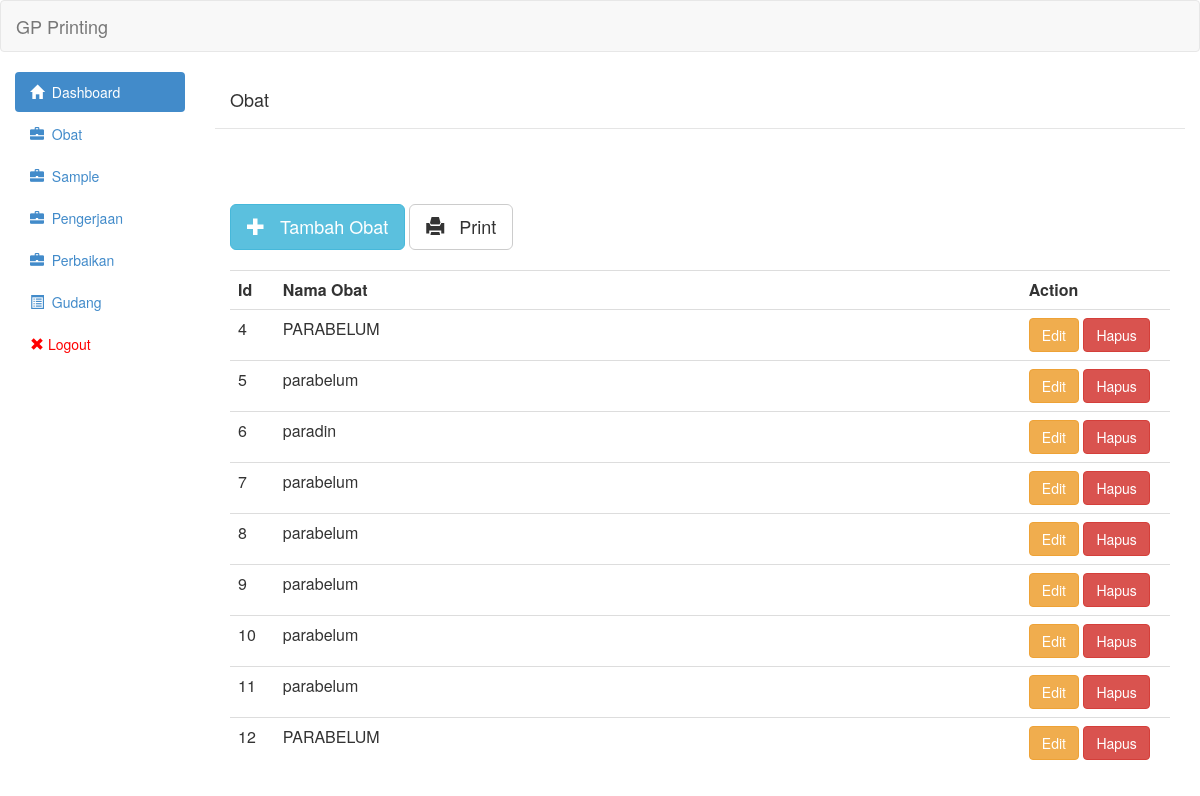
The app's page /view/obat.php (signed in), older data.
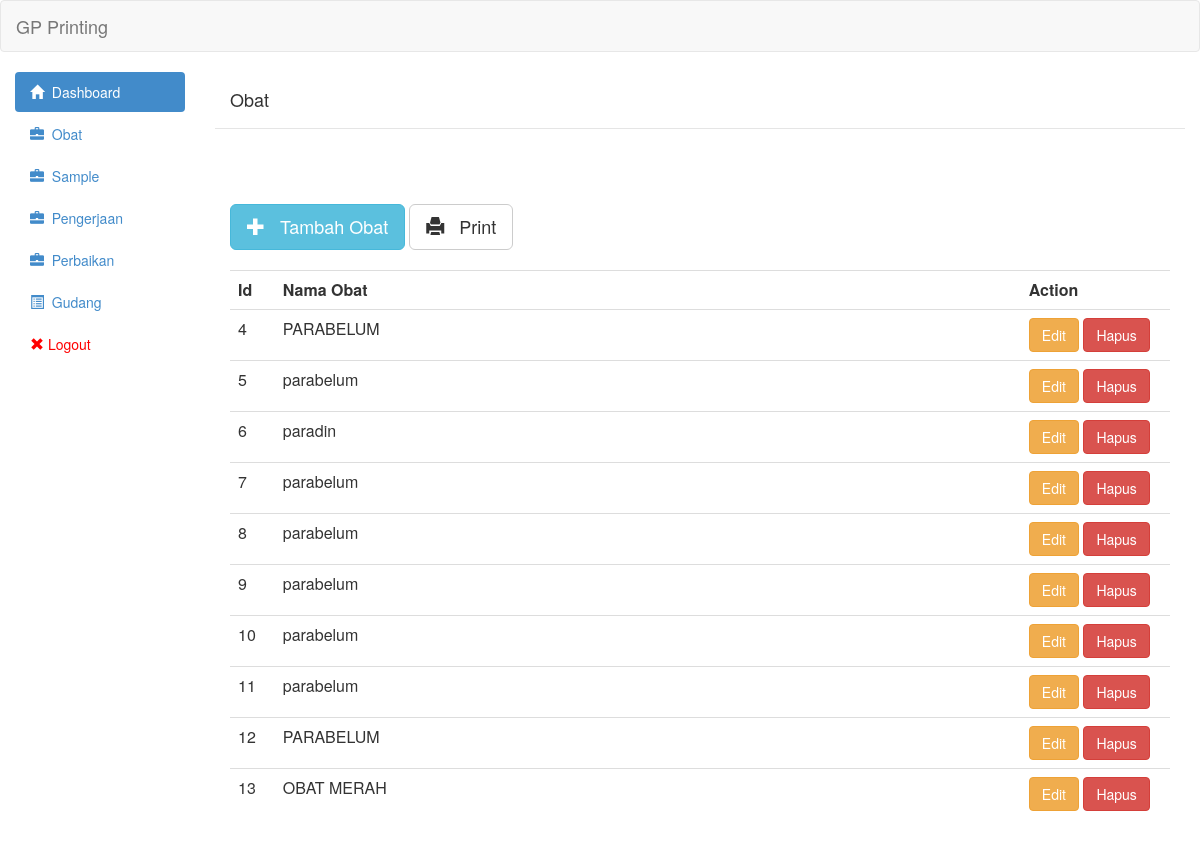
The same page, newer data.
### tables this page shows
CREATE TABLE `obat` (
  `id` int(11) NOT NULL,
  `nama_obat` varchar(255) NOT NULL,
  `kilo` decimal(10,3) NOT NULL,
  `harga_beli` int(11) NOT NULL,
  `harga_jual` int(11) NOT NULL
);

### controller/obat/obat_show.php (the view, shortened to what this page needs)
<?php
	include('../controller/config/linken.php');
	include('../controller/config/asset.php');
	$queryGetObat = "SELECT * from Obat";
	$resultGetObat = mysqli_query($link,$queryGetObat) or die(mysqli_error($link));
	 echo "<table class='table table-hover' style='width:100%'><tr>
                        <th class='col-md-1' style='width:2%'>Id</th>
                        <th class='col-md-1' style='width:50%'>Nama Obat</th>
                        <th class='col-md-1' style='width:10%'>Action</th>
                        </tr>";
	while($row = mysqli_fetch_assoc($resultGetObat)){
	?>
                            <tr onclick='AjaxGetDetailObat(<?php echo $row["id"]?>)'>
								<td><?php echo $row['id']?></td>
                                <td><?php echo $row['nama_obat']?></td>
								<td>
                                <button onclick="editObat(<?php echo $row["id"];?>)" class="btn btn-warning">Edit</button>
                                <a class='btn btn-danger' href='controller/obat/obat_delete.php?id="<?php echo $row["id"];?>"'>Hapus</a></td>
                            </tr>
<?php
	}
	echo "</table>"
	?>

### controller/config/asset.php (shortened to what this page needs)
<?php
 echo '
   <script
			  src="https://code.jquery.com/jquery-3.4.1.js"
>
	</script>
        <script src="//code.jquery.com/ui/1.11.1/jquery-ui.js"></script>
        <link rel="stylesheet" type="text/css" href="http://ajax.googleapis.com/ajax/libs/jqueryui/1.8/themes/base/jquery-ui.css" />
	<script type="text/javascript" src="assets/js/bootstrap.js"></script>
	<link rel="stylesheet" type="text/css" href="assets/css/bootstrap.css">
	<link href="https://cdnjs.cloudflare.com/ajax/libs/select2/4.0.10/css/select2.min.css" rel="stylesheet" />
	<script src="https://cdnjs.cloudflare.com/ajax/libs/select2/4.0.10/js/select2.min.js"></script>
	';
?>

### view/header.php (shortened to what this page needs)
<?php
$path = $_SERVER['DOCUMENT_ROOT'].'/gp-printing';
include($path.'/controller/config/asset.php');
?>
<!DOCTYPE html>
<html>
<body>
		<div class="navbar navbar-default">
		<div class="container-fluid">
			<div class="navbar-header">
				<a href="#" class="navbar-brand">GP Printing</a>
			</div>
		</div>
	</div>
<div class="col-md-2">
		<ul class="nav nav-pills nav-stacked">
			<li class="active"><a href="index.php"><span class="glyphicon glyphicon-home"></span>&nbsp;&nbsp;Dashboard</a></li>
            <li><a href="view/obat.php"><span class="glyphicon glyphicon-briefcase"></span>&nbsp;&nbsp;Obat</a></li>
			<li><a href="view/sample.php"><span class="glyphicon glyphicon-briefcase"></span>&nbsp;&nbsp;Sample</a></li>
			<li><a href="view/pengerjaan.php"><span class="glyphicon glyphicon-briefcase"></span>&nbsp;&nbsp;Pengerjaan</a></li>
            <li><a href="view/revisi.php"><span class="glyphicon glyphicon-briefcase"></span>&nbsp;&nbsp;Perbaikan</a></li>
            <li><a href="view/gudang.php"><span class="glyphicon glyphicon-list-alt"></span>&nbsp;&nbsp;Gudang</a></li>
            <li><a style="color:red;" href="controller/login/logout.php"><span class="glyphicon glyphicon-remove"></span >  Logout</a></li>
		</ul>
	</div>
	<div class="col-md-10">
</body>
</html>

### view/obat.php (shortened to what this page needs)
<?php
include('header.php');
include('../controller/config/asset.php');
?>
<div class="modal-header">
    <h4 class="modal-title">Obat</h4>
</div>
<div class="modal-body">
   <br />
   <br />
   <br>
<button type="button" class="btn btn-info btn-lg" data-toggle="modal" data-target="#myModal"><span class="glyphicon glyphicon-plus"></span>&nbsp;&nbsp; Tambah Obat</button>
<a class="btn btn-default btn-lg" href='controller/obat/obat_print.php'><span class="glyphicon glyphicon-print"></span>&nbsp;&nbsp; Print</a>
   <br>   <br>
<?php
	include '../controller/obat/obat_show.php';
?>

Row changes from the older to the newer data that the page shows:
added obat: id "13", nama_obat "OBAT MERAH"
